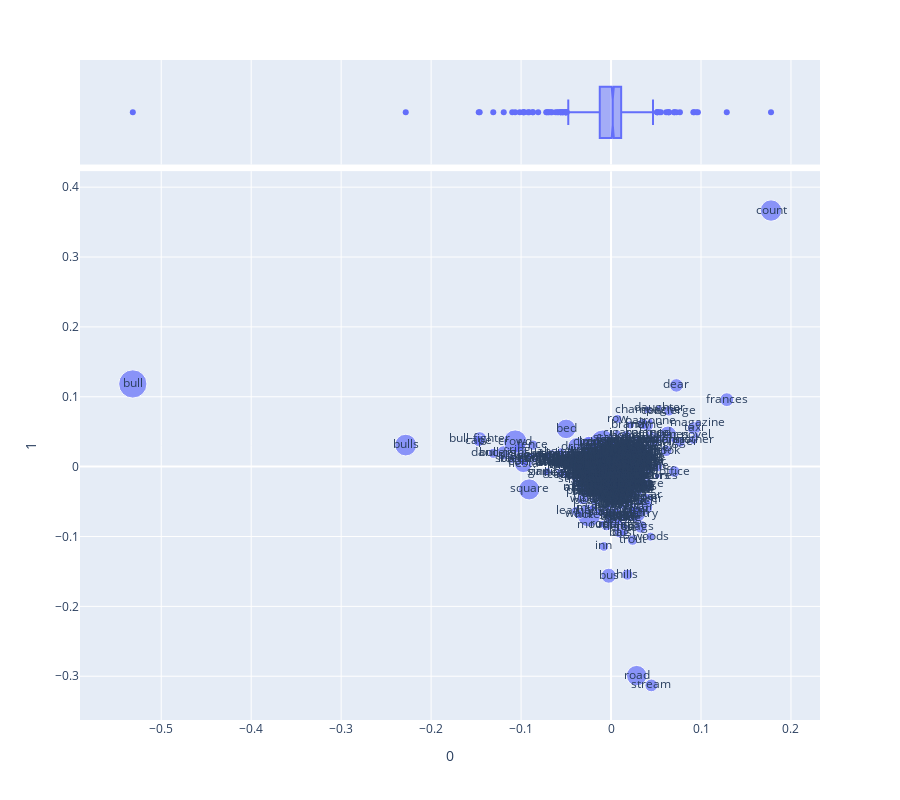

Here is the notebook cell this chart was saved with:
### Code cell
vis_loadings(0, 1)

### Figure 1 — Plotly figure (JSON) as saved in the notebook; plotly's stock layout.template omitted (floating-point values rounded to 4 significant figures; data arrays with more than 128 entries replaced by an {"elided": "..."} marker saying what was removed)
{"data": [{"hovertemplate": "0=%{x}<br>1=%{y}<br>size=%{marker.size}<br>term_str=%{text}<extra></extra>", "legendgroup": "", "marker": {"color": "#636efa", "size": {"elided": "1000 int values"}, "sizemode": "area", "sizeref": 0.2925, "symbol": "circle"}, "mode": "markers+text", "name": "", "orientation": "v", "showlegend": false, "text": {"elided": "1000 str values"}, "type": "scatter", "x": {"elided": "1000 float values"}, "xaxis": "x", "y": {"elided": "1000 float values"}, "yaxis": "y"}, {"alignmentgroup": "True", "hovertemplate": "0=%{x}<extra></extra>", "legendgroup": "", "marker": {"color": "#636efa", "symbol": "circle"}, "name": "", "notched": true, "offsetgroup": "", "showlegend": false, "type": "box", "x": {"elided": "1000 float values"}, "xaxis": "x2", "yaxis": "y2"}], "layout": {"height": 800, "legend": {"itemsizing": "constant", "tracegroupgap": 0}, "margin": {"t": 60}, "xaxis": {"anchor": "y", "domain": [0, 1], "title": {"text": "0"}}, "xaxis2": {"anchor": "y2", "domain": [0, 1], "matches": "x", "showgrid": true, "showticklabels": false}, "yaxis": {"anchor": "x", "domain": [0, 0.8316], "title": {"text": "1"}}, "yaxis2": {"anchor": "x2", "domain": [0.8416, 1], "matches": "y2", "showgrid": false, "showline": false, "showticklabels": false, "ticks": ""}}}
